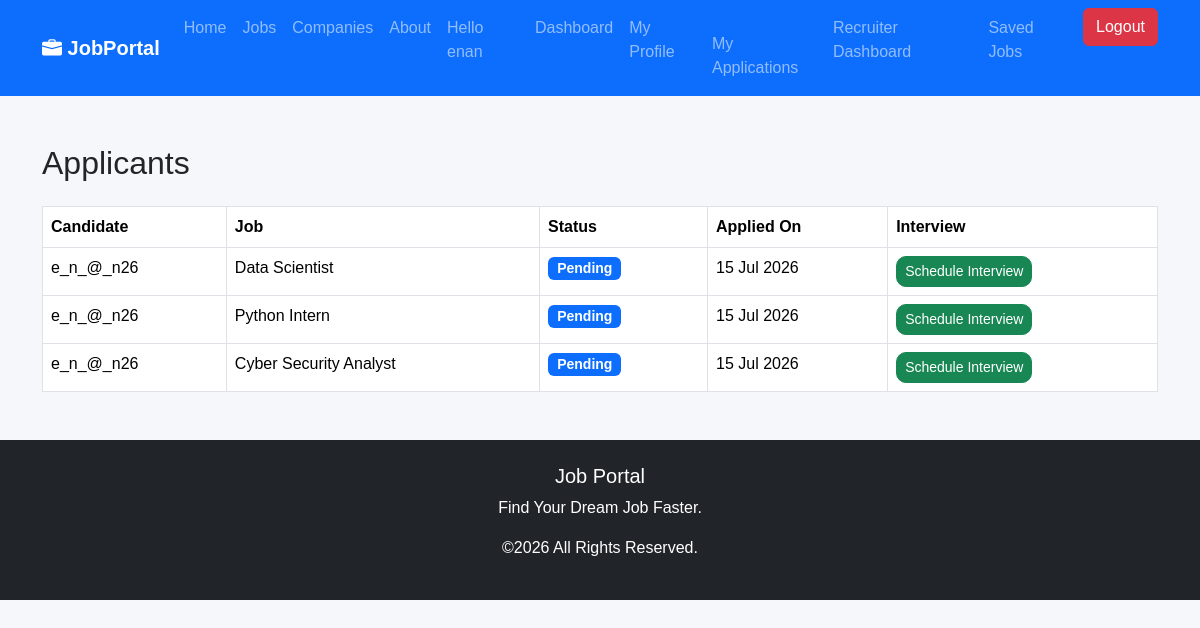
/applications/applicants/ (signed in), run on an earlier commit of the app's database.
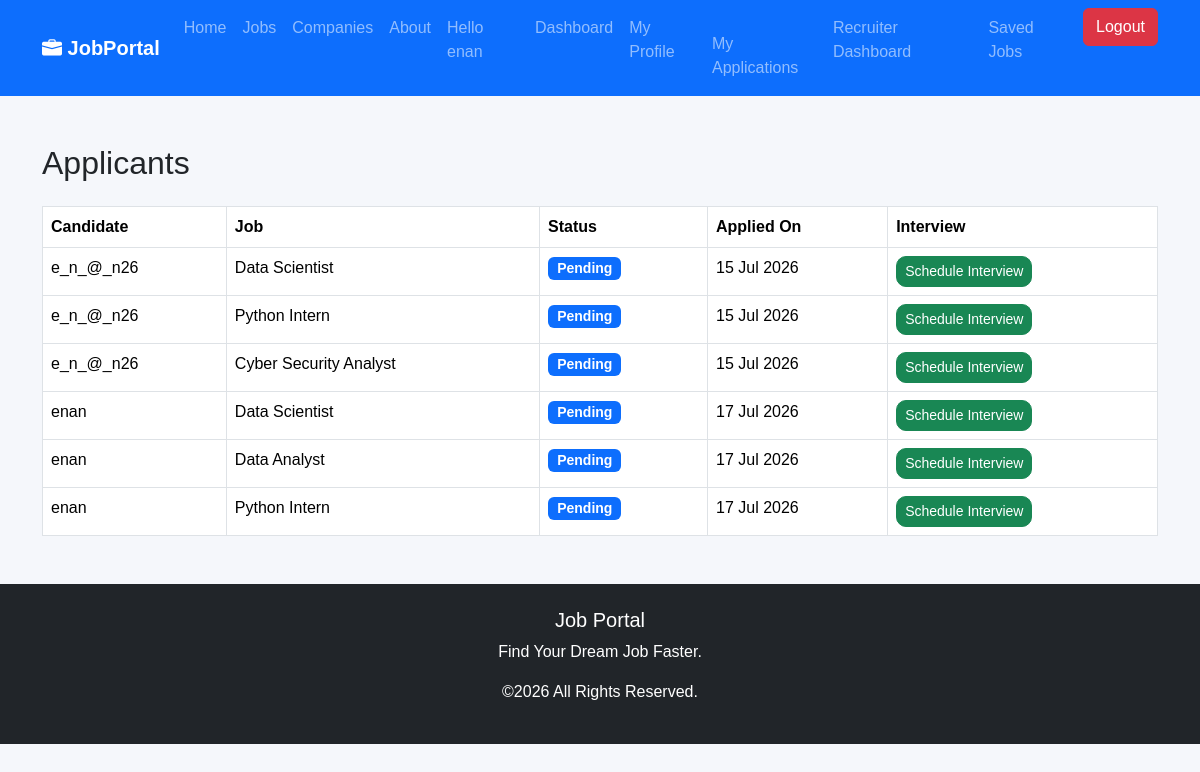
And on a later commit of the database.
### applications/models.py (models this page shows, shortened)
class Application(models.Model):
    STATUS_CHOICES = [
        ("Pending", "Pending"),
        ("Reviewed", "Reviewed"),
        ("Shortlisted", "Shortlisted"),
        ("Rejected", "Rejected"),
        ("Selected", "Selected"),
    ]
    candidate = models.ForeignKey(
        User,
        on_delete=models.CASCADE
    )
    job = models.ForeignKey(
        Job,
        on_delete=models.CASCADE
    )
    cover_letter = models.TextField(blank=True)
    status = models.CharField(
        max_length=20,
        choices=STATUS_CHOICES,
        default="Pending"
    )
    applied_at = models.DateTimeField(auto_now_add=True)
    class Meta:
        unique_together = ("candidate", "job")

### jobs/models.py (models this page shows, shortened)
class Job(models.Model):
    class EmploymentType(models.TextChoices):
        FULL_TIME = "full_time", "Full Time"
        PART_TIME = "part_time", "Part Time"
        CONTRACT = "contract", "Contract"
        INTERNSHIP = "internship", "Internship"
    title = models.CharField(max_length=200)
    company = models.ForeignKey(Company,on_delete=models.CASCADE)
    location = models.CharField(max_length=200)
    salary = models.CharField(max_length=100)
    description = models.TextField()
    employment_type = models.CharField(
        max_length=20,
        choices=EmploymentType.choices,
        default=EmploymentType.FULL_TIME,
    )
    is_active = models.BooleanField(default=True)
    created_at = models.DateTimeField(auto_now_add=True)
    updated_at = models.DateTimeField(default=timezone.now)
    class Meta:
        ordering = ["-created_at"]

### applications/views.py (the view)
@staff_member_required
def applicants(request):
    applications = Application.objects.select_related(
        "candidate",
        "job"
    ).all()
    context = {
        "applications": applications
    }
    return render(
        request,
        "applications/applicants.html",
        context
    )

### templates/applications/applicants.html (shortened to what this page needs)
{% extends "base.html" %}
{% block content %}
<div class="container mt-5">
    <h2 class="mb-4">
        Applicants
    </h2>
    <table class="table table-bordered table-hover">
        <thead>
            <tr>
                <th>Candidate</th>
                <th>Job</th>
                <th>Status</th>
                <th>Applied On</th>
                <th>Interview</th>
            </tr>
        </thead>
        <tbody>
            {% for application in applications %}
            <tr>
                <td>{{ application.candidate.username }}</td>
                <td>{{ application.job.title }}</td>
                <td>
                    <span class="badge bg-primary">
                        {{ application.status }}
                    </span>
                </td>
                <td>
                    {{ application.applied_at|date:"d M Y" }}
                </td>
                <td>
                    <a href="{% url 'schedule_interview' application.id %}"
                       class="btn btn-success btn-sm">
                        Schedule Interview
                    </a>
                </td>
            </tr>
            {% empty %}
            <tr>
                <td colspan="5" class="text-center">
                    No Applications
                </td>
            </tr>
            {% endfor %}
        </tbody>
    </table>
</div>
{% endblock %}

What changed in the data, as far as the page shows it:
added Application: candidate.username "enan", job "Data Scientist", status "Pending", applied_at "17 Jul 2026"
added Application: candidate.username "enan", job "Data Analyst", status "Pending", applied_at "17 Jul 2026"
added Application: candidate.username "enan", job "Python Intern", status "Pending", applied_at "17 Jul 2026"
